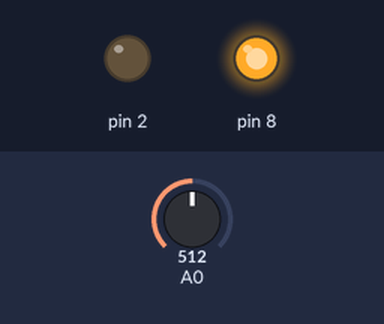
The sketch below on a simulated Arduino Uno, built with avr-gcc and run on an emulated ATmega328P. Parts: output pins drawn as LEDs (lit = HIGH). The test bench sets the inputs (shaded band); at power-on: A0 = 512. What the sketch prints to the serial monitor is not drawn.

Above: at 1.2 s.
1.3 s: A0 set to 64
2.8 s: A0 set to 56
At 4.0 s:
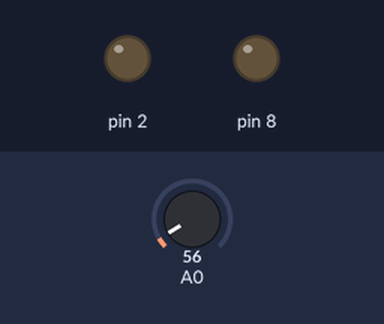
4.3 s: A0 set to 18
At 5.2 s:
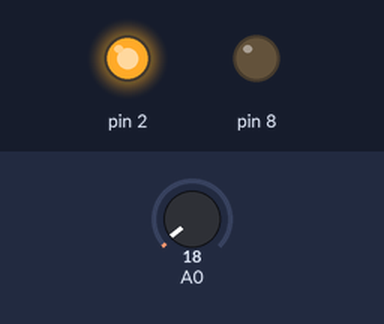
5.8 s: A0 set to 122
At 6.4 s:
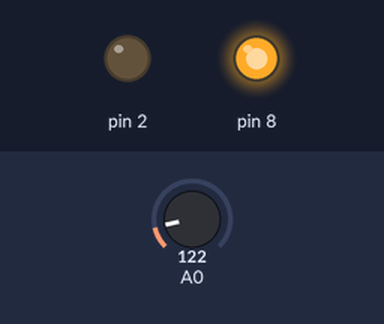
7.3 s: A0 set to 14
At 7.6 s:
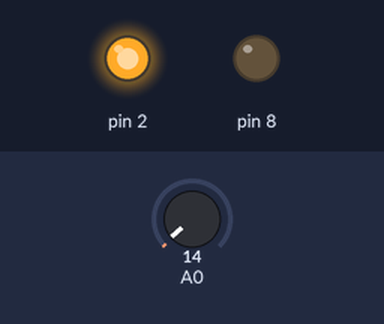
Timing chart, 0 to 9.8 s (numbered marks = the images above; inputs shaded):
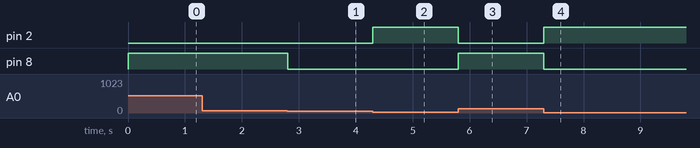

Measured:
- the behaviour switches between 60 and 59 on A0 (found by bisection; images 0 and 1)
- after the input at 2.8 s, pin 8: HIGH → LOW at once
- after the input at 4.3 s, pin 2: LOW → HIGH at once
- after the input at 5.8 s, pin 2: HIGH → LOW at once; pin 8: LOW → HIGH at once
- after the input at 7.3 s, pin 2: LOW → HIGH at once; pin 8: HIGH → LOW at once

The sketch:

sketch_mar22a.ino
```cpp
int tmp = 0;

void setup() {
  pinMode(A0, INPUT);
  pinMode(2, OUTPUT);
  pinMode(8, OUTPUT);
  Serial.begin(9600);
}

void loop() {
  tmp = 0.488155 * analogRead(A0);
  if(tmp<24) {
    digitalWrite(2,HIGH);
  } else {
    digitalWrite(2, LOW);
  }
  if(tmp>28) {
    digitalWrite(8, HIGH);
  } else {
    digitalWrite(8, LOW);
  }
  Serial.println(tmp);
}
```
